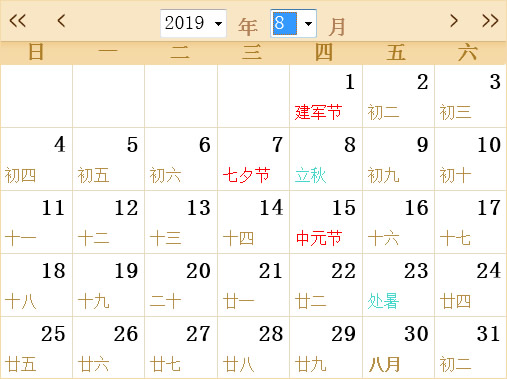
#> input picture 04_opencv/image/rili.jpg, 507 x 379 px
$ python 'lf_20_霍夫线检测.py'
#> lines starting #> are read from the running program, lines starting #| are printed output that depends on the picture; after the words box and inside, x2 and y2 are one past the last pixel; in counts of white or black regions, pixels touching at a corner belong together
import numpy as np
import cv2 as cv
import matplotlib.pyplot as plt
from pylab import mpl
# 设置显示中文字体
mpl.rcParams["font.sans-serif"] = ["SimHei"]
# 设置正常显示符号
mpl.rcParams["axes.unicode_minus"] = False

# 获取图像
img = cv.imread('./image/rili.jpg')
#> img is the input picture: shape (379, 507, 3); mean B, G, R 233.6, 241.8, 246.2
# 图像二值化
# 1.获取灰度图
gray = cv.cvtColor(img,cv.COLOR_BGR2GRAY)
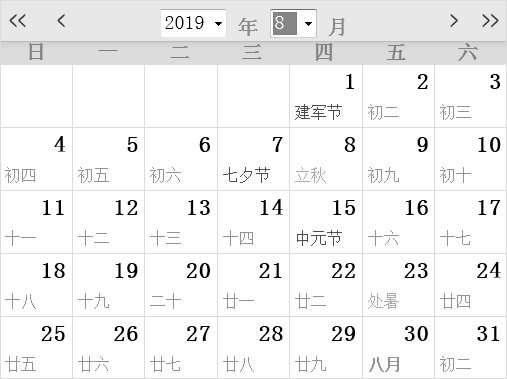
#> gray: shape (379, 507); min 0, max 255, mean 242.2
# 2.边缘检测获取二值点
edges = cv.Canny(gray,50,150)
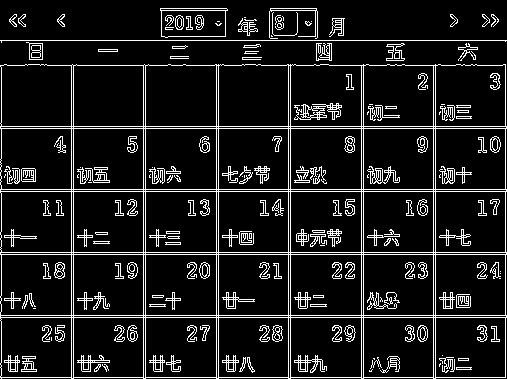
#> edges: shape (379, 507); 11% white in thin lines or dots

# 霍夫直线变化
# cv.HoughLines(img, rho, theta, threshold)
# img: 检测的图像，要求是二值化的图像，所以在调用霍夫变换之前首先要进行二值化，或者进行Canny边缘检测
# rho、theta: ρ和θ的精确度
# threshold: 阈值，只有累加器中的值高于该阈值时才被认为是直线。
# 返回的线是极坐标的形式（ρ，θ）
lines = cv.HoughLines(edges,0.8,np.pi / 180,200)
#> lines = 25 rows, first 8: [40, 1.57], [128, 1.57], [188.8, 1.57], [191.2, 1.57], [252, 1.57], [315.2, 1.57], [316.8, 1.57], [125.6, 1.57]
print(lines)
#> (printed output is left out)
# 将检测的线绘制在图像上（注意是极坐标噢）--绘制图像的y轴与笛卡尔坐标系的y轴反向
for line in lines:
    rho,theta = line[0]
    a = np.cos(theta)
    b = np.sin(theta)
    x0 = rho*a
    y0 = rho*b
    # why?????
    x1 = int(x0 + 1000 * (-b))
    y1 = int(y0 + 1000 * (a))
    x2 = int(x0 - 1000 * (-b))
    y2 = int(y0 - 1000 * (a))
    # 在图像上标出直线
    cv.line(img,(x1,y1),(x2,y2),(0,255,0))
#> this loop made 25 passes
#> (rho, theta, a, b, x0, y0, x1, y1) on passes 1 to 12: (40, 1.57, -4.37e-08, 1, -1.75e-06, 40, -1000, 39), (128, 1.57, -4.37e-08, 1, -5.6e-06, 128, -1000, 127), (188.8, 1.57, -4.37e-08, 1, -8.25e-06, 188.8, -1000, 188), (191.2, 1.57, -4.37e-08, 1, -8.36e-06, 191.2, -1000, 191), (252, 1.57, -4.37e-08, 1, -1.1e-05, 252, -1000, 251), (315.2, 1.57, -4.37e-08, 1, -1.38e-05, 315.2, -1000, 315), (316.8, 1.57, -4.37e-08, 1, -1.38e-05, 316.8, -1000, 316), (125.6, 1.57, -4.37e-08, 1, -5.49e-06, 125.6, -1000, 125), (376.8, 1.57, -4.37e-08, 1, -1.65e-05, 376.8, -1000, 376), (253.6, 1.57, -4.37e-08, 1, -1.11e-05, 253.6, -1000, 253), (64.8, 1.57, -4.37e-08, 1, -2.83e-06, 64.8, -1000, 64), (216, 0, 1, 0, 216, 0, 216, 1000)
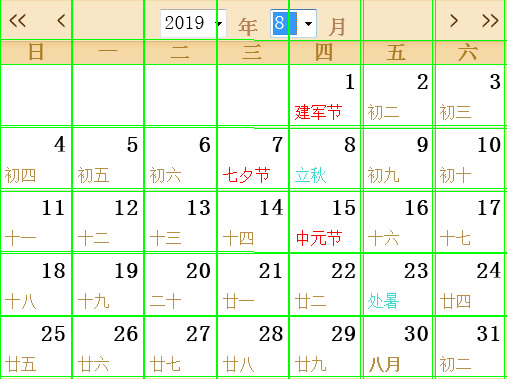
#> img: shape (379, 507, 3); 5.58% of pixels changed, all inside (x1, y1, x2, y2) = (0, 0, 507, 379)
# 4. 图像显示
plt.figure(figsize=(10,8),dpi=100)
plt.imshow(img[:,:,::-1]),plt.title('霍夫变换线检测')
plt.xticks([]), plt.yticks([])
plt.show()

$ run again, with 04_opencv/image/chessboard.jpg copied over 04_opencv/image/rili.jpg
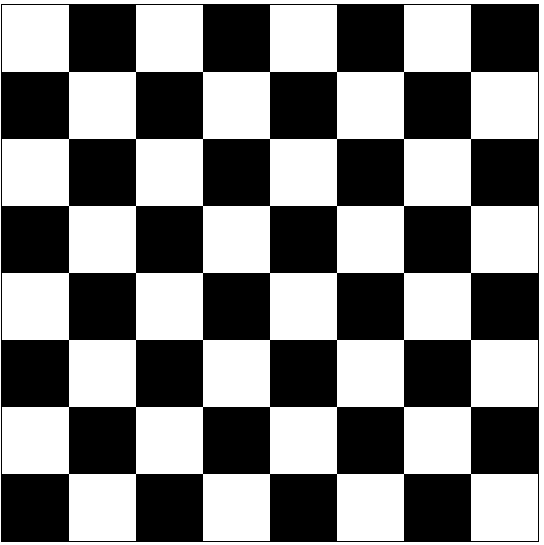
#> input picture 04_opencv/image/chessboard.jpg, 544 x 545 px
#> img is the input picture: shape (545, 544, 3); 50.8% white; 1 black region, box (x1, y1, x2, y2) and area: (1, 4, 539, 542) 145796
#> `edges = cv.Canny(gray,50,150)`:
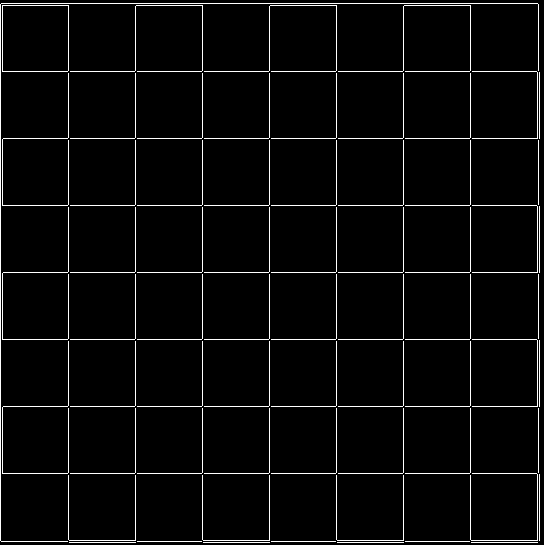
#> edges: shape (545, 544); 3.5% white in thin lines or dots
#> lines = 22 rows, first 8: [0, 0], [3.2, 1.57], [135.2, 0], [268.8, 0], [403.2, 0], [137.6, 1.57], [272, 1.57], [68, 0]
#> (printed output is left out)
#> the loop `for line in lines:` made 22 passes
#> (rho, theta, a, b, x0, y0, x1, y1) on passes 1 to 7: (0, 0, 1, 0, 0, 0, 0, 1000), (3.2, 1.57, -4.37e-08, 1, -1.4e-07, 3.2, -1000, 3), (135.2, 0, 1, 0, 135.2, 0, 135, 1000), (268.8, 0, 1, 0, 268.8, 0, 268, 1000), (403.2, 0, 1, 0, 403.2, 0, 403, 1000), (137.6, 1.57, -4.37e-08, 1, -6.01e-06, 137.6, -1000, 137), (272, 1.57, -4.37e-08, 1, -1.19e-05, 272, -1000, 271)
#> after the loop `for line in lines:`:
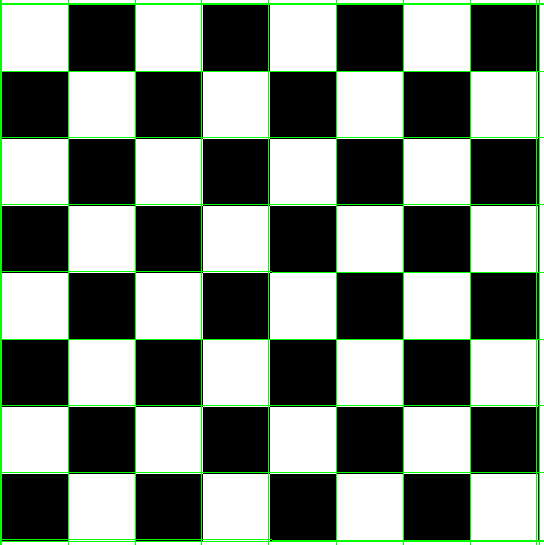
#> img: shape (545, 544, 3); 4% of pixels changed, all inside (x1, y1, x2, y2) = (0, 0, 544, 545)
